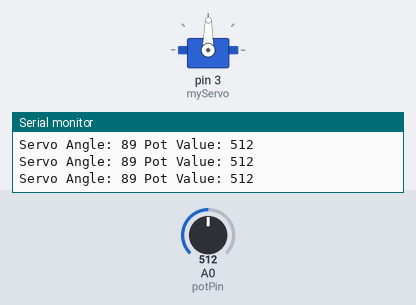
Recording of a sketch running on a simulated Arduino Uno, built with avr-gcc and run on an emulated ATmega328P. Shown: servo, the last lines printed to the serial monitor. The test bench sets the inputs (shaded band); at power-on: A0 (potPin) = 512.

Above: at 1.2 s.
1.3 s: A0 (potPin) set to 558
At 1.7 s:
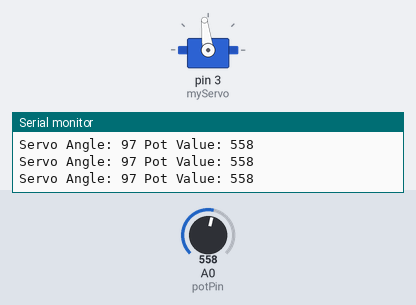
4.3 s: A0 (potPin) set to 585
At 5.0 s:
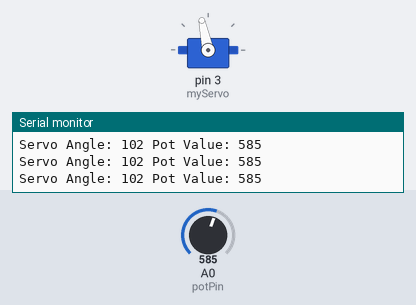
5.8 s: A0 (potPin) set to 306
At 6.5 s:
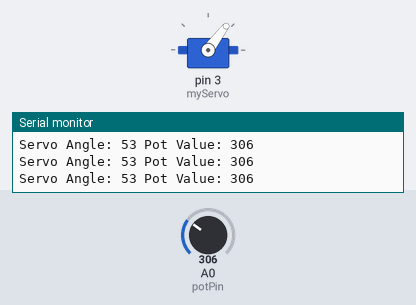
7.3 s: A0 (potPin) set to 716
At 8.5 s:
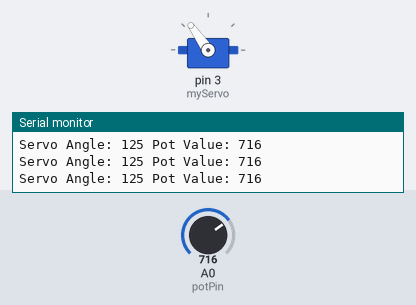
8.8 s: A0 (potPin) set to 984
At 10.0 s:
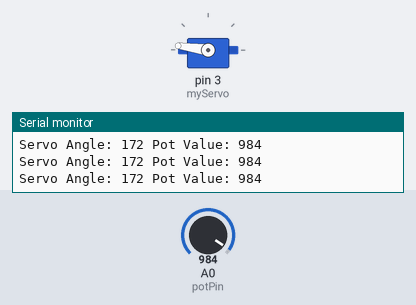
10.3 s: A0 (potPin) set to 1017
At 11.8 s:
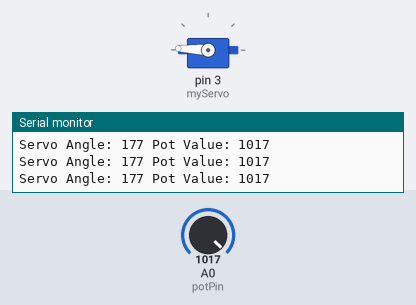
Timing chart, 0 to 13.3 s (numbered marks = the images above; inputs shaded):
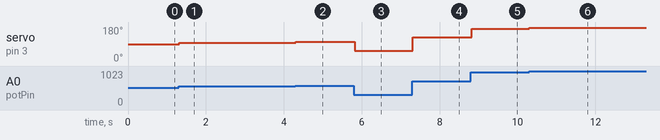

Measured:
- after the input at 1.3 s, servo on pin 3 (myServo): 89° → 97° at once
- after the input at 4.3 s, servo on pin 3 (myServo): 97° → 102° at once
- after the input at 5.8 s, servo on pin 3 (myServo): 102° → 53° at once
- after the input at 7.3 s, servo on pin 3 (myServo): 53° → 125° at once
- after the input at 8.8 s, servo on pin 3 (myServo): 125° → 172° at once
- after the input at 10.3 s, servo on pin 3 (myServo): 172° → 177° at once

The sketch:

servo01.ino
```cpp
#include <Servo.h>

Servo myServo;
int const potPin = A0;
int potVal;
int angle;

void setup() {
  myServo.attach(3);

  Serial.begin(9600);
}

void loop() {
  potVal = analogRead(potPin);
  angle = map(potVal, 0, 1023, 0, 179);
    myServo.write(angle);
  Serial.print("Servo Angle: ");
  Serial.print(myServo.read());
  Serial.print(" Pot Value: ");
  Serial.println(potVal);
  delay(15);
}
```
